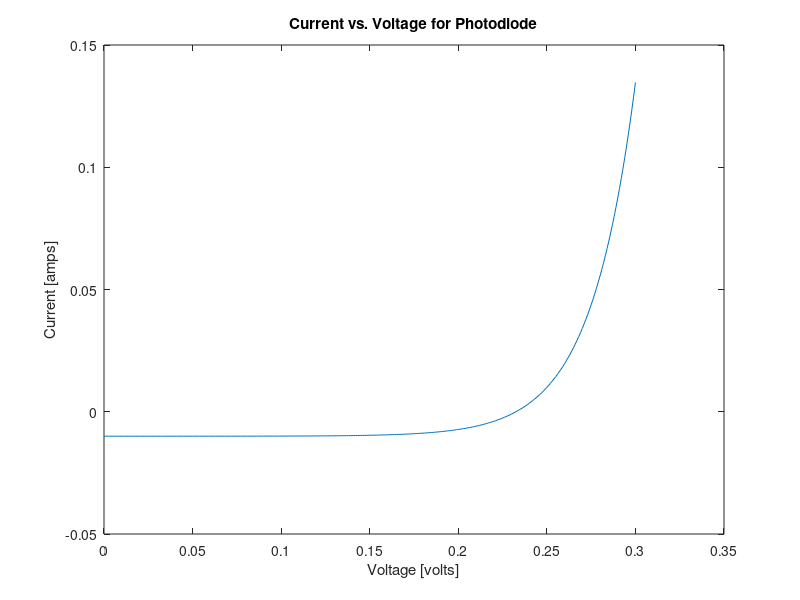
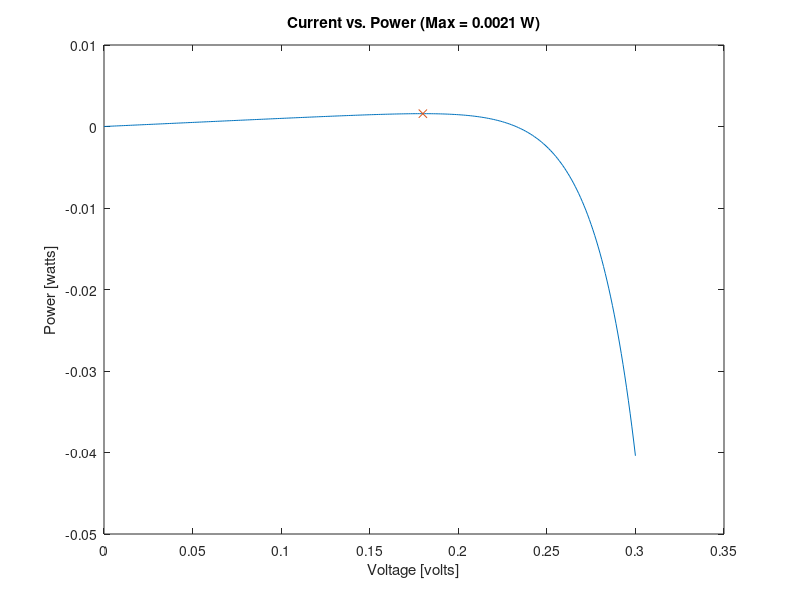

MATLAB code for these plots, in order:
% % % % % % % % % % % % % % % % % % % % % % % % % % % % %
% Author: Ron Guglielmone                               %
%                                                       %                   
% EE65 - Modern Physics                                 %
% Stanford University                                   %
% Spring, 2017                                          %
%                                                       %
% Problem Set 9                                         %
%                                                       %
% Characterizing a photovoltaic system.                 %
% % % % % % % % % % % % % % % % % % % % % % % % % % % % %

clear all;
close all;

% Given:
Is = 1*(10^-6);           % Saturation current [A]
Egap = 1;                 % Bandgap energy [eV]
T = 293;                  % Temperature [K]
Ip = 1*(10^-2);           % Photocurrent [A]
Reff = 100;               % Effective resistance [ohm]
Kb = 1.3807*10^-23;       % Boltzman Const. [J/K]
elec = 1.6023*10^-19;     % Electron charge [C]

% _____________________________________________________ %
% Part A: Graph I-V Characteristic
% _____________________________________________________ %

V = 0:0.001:0.3;          % Voltage [V]
I = (Is .* (exp((elec .* V) ./ ...
               (Kb .* T) ) - 1)) - Ip;
figure(1);
plot(V,I);
xlabel('Voltage [volts]');
ylabel('Current [amps]');
title('Current vs. Voltage for Photodiode');

% _____________________________________________________ %
% Part B: Graph Power
% _____________________________________________________ %

P = -I .* V;               % Power [watts]
[M, index] = max(P);       % Find maximum
figure(2)
plot(V,P);
hold on;
plot(V(index),M,'x');
xlabel('Voltage [volts]');
ylabel('Power [watts]');
title('Current vs. Power (Max = 0.0021 W)');

% _____________________________________________________ %
% Part C: Calculate Maxima
% _____________________________________________________ %

Vmax =  0.2320;            % [Volts]
Imax = -0.0090;            % [Amps]
Pmax =  0.0021;            % [Watts]

% _____________________________________________________ %
% Part D: Calculate Resistor Value
% _____________________________________________________ %

% Use: V = I*R with the above values.
R = abs(Vmax/Imax);        % R = 25.7778 ohms

% _____________________________________________________ %
% Part E: Light Beam Power
% _____________________________________________________ %

Ephoton = 1;               % Photon Energy [eV]
EphoJ = 1.6022*10^-19;     % Photon Energy [J]

 % Notes:
 %
 % Coulombs / second = amperes
 % One electron charge = elec = -1.6023*10^-19 C
 % We know photocurrent = Ip = 1*(10^-2) A
 % We know Ephoton = 1 eV = 1.6022×10^-19 J
 % We know each electron maps to 1 photon

photonCount = Ip/elec;
energy = photonCount * EphoJ;
efficiency = M/energy

% Power of light: 10 mW
% Power in circuit: 2.1 mW
% -------------------------
% 21% efficiency

% _____________________________________________________ %
% Part F: New Light Energy
% _____________________________________________________ %

% Suppose light now has photon energy = 1.5eV
Ephoton = 1;               % Photon Energy [eV]
EphoJ = 2.4*10^-19;        % Photon Energy [J]
photonCount = Ip/elec;
energy = photonCount * EphoJ;
efficiency = M/energy

% Power of light: 15 mW
% Power in circuit: 2.1 mW
% -------------------------
% 14% efficiency

% _____________________________________________________ %
% Part G: New Saturation Current Value
% _____________________________________________________ %

% If instead Is = 10 nA = 1*(10^-6) A
% does efficiency increase or decrease?
 
% Efficiency goes down.  In the case of
% Part F, it decreases from 14% to 10%.
% In the case of Part E, it decreases
% from 21% to 15.7%.
